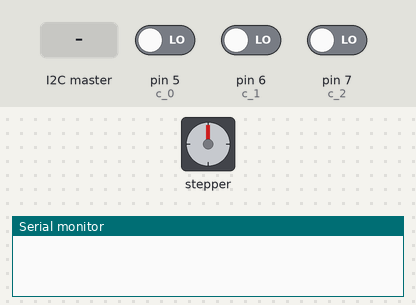
This sketch was run on a simulated Arduino Uno, built with avr-gcc and run on an emulated ATmega328P. On the bench: stepper motor, the last lines printed to the serial monitor. Wiring (inferred from the names in the program): stepper motor driver (200 steps per turn assumed): step pin 4; direction pin 3; enable pin 2. Inputs (shaded band) come from the test bench; at power-on: pin 5 (c_0) LOW, pin 6 (c_1) LOW, pin 7 (c_2) LOW.

Above: at 1.2 s.
1.3 s: the I2C master sends the byte 0
At 2.0 s:
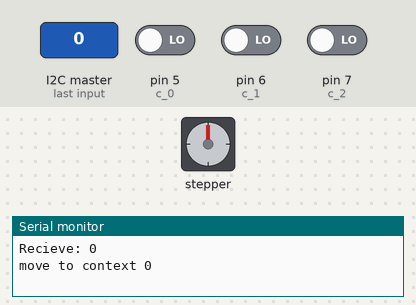
4.3 s: pin 5 (c_0) driven HIGH
5.8 s: the I2C master sends the byte 1
At 6.4 s:
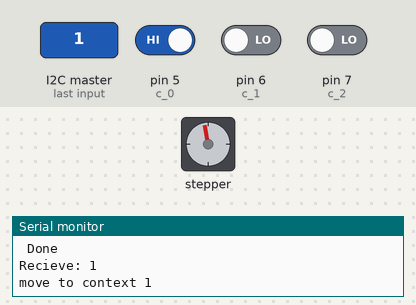
8.8 s: pin 6 (c_1) driven HIGH
Timing chart, 0 to 11.3 s (numbered marks = the images above; inputs shaded):
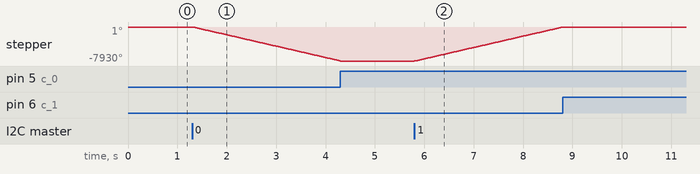

The sketch:

slave1_motor.ino
```cpp
#include <Wire.h>

int ena=2;
int dir=3;
int pul=4;
//input
int c_0=5;
int c_1=6;
int c_2=7;

byte num=-1;//default to turn off the led
//variables
int ctx[3];
int c_ctx;


void setup() {
  // put your setup code here, to run once:
pinMode(ena,OUTPUT);digitalWrite(ena,HIGH);
pinMode(dir,OUTPUT);digitalWrite(dir,LOW);
pinMode(pul,OUTPUT);digitalWrite(pul,LOW);
pinMode(c_0,INPUT);
pinMode(c_1,INPUT);
pinMode(c_2,INPUT);

Wire.begin(1);
Wire.onReceive(receiveinfo);
Serial.begin(9600);
}

void loop() {
  rec();
}

void rec(){
  switch (num)
  {
    case 0:// go to context 0

      Serial.println("move to context 0");
      digitalWrite(ena,LOW);
      digitalWrite(dir,LOW);//leaving motor
      if (c_ctx==1){
        do{Read_ctx();pulse_stepper(pul,40);}while(ctx[0]==0);
      }else if(c_ctx==2){
        do{Read_ctx();pulse_stepper(pul,40);}while(ctx[0]==0);
      }else{
        do{Read_ctx();pulse_stepper(pul,40);}while(ctx[0]==0);
      }
      Serial.println(" Done");
      digitalWrite(ena,HIGH);
      c_ctx=0;
      num=-1;
      break;

    case 1://go to context 1
      Serial.println("move to context 1");
      digitalWrite(ena,LOW);
      if (c_ctx==0){
        digitalWrite(dir,HIGH);//approaching motor
        do{Read_ctx();pulse_stepper(pul, 40);}while(ctx[1]==0);
      }else if (c_ctx==2){
        digitalWrite(dir,LOW);//approaching motor
        do{Read_ctx();pulse_stepper(pul, 40);}while(ctx[1]==0);
      }else{
        digitalWrite(dir,HIGH);//approaching motor
        do{Read_ctx();pulse_stepper(pul, 40);}while(ctx[1]==0);
      }
      Serial.println(" Done");
      digitalWrite(ena,HIGH);
      c_ctx=1;
      num=-1;
      break;

      case 2://go to context 2
      digitalWrite(ena,LOW);
      digitalWrite(dir,HIGH);//leaving motor
      if (c_ctx==0){
        do{Read_ctx();pulse_stepper(pul,40);}while(ctx[2]==0 );
      }else if(c_ctx==1){
        do{Read_ctx();pulse_stepper(pul,40);}while(ctx[2]==0);
      }else{
        do{Read_ctx();pulse_stepper(pul,40);}while(ctx[2]==0);
      }
      Serial.println(" Done");
      digitalWrite(ena,HIGH);
      c_ctx=2;
      num=-1;
      break;

    default:
      Read_ctx();
      break;}}

void Read_ctx(){
  if (Read_digital(c_0,10)>0.9){ctx[0]=1;}else{ctx[0]=0;}
  if (Read_digital(c_1,10)>0.9){ctx[1]=1;}else{ctx[1]=0;}
  if (Read_digital(c_2,10)>0.9){ctx[2]=1;}else{ctx[2]=0;}
//  Serial.print(Read_digital(c_0,10));Serial.print(" ");
//  Serial.print(Read_digital(c_1,10));Serial.print(" ");
//  Serial.println(Read_digital(c_2,10));
//  delay(100);
}
void receiveinfo() {
  while (Wire.available()) {
    num = Wire.read();
//    if(num==0){go_ctx=0;}
//    else if (num==1){go_ctx=1;}
//    else if (num==2){go_ctx=2;}
//    else{go_ctx = go_ctx;}

    Serial.print("Recieve: ");
    Serial.println(num);
    }}

void pulse_stepper(int port_out, float Freq)
{
  digitalWrite(port_out, HIGH);
  delayMicroseconds(int(float(500000/800) / Freq));
  //细分是2,表示一圈要400个pulse;半周期是500000us/400;如果要1s2圈，那么半周期就是500000us/400/2
  //delayMicroseconds(483);
  digitalWrite(port_out, LOW);
  delayMicroseconds(int(float(500000/800) / Freq));
  //delayMicroseconds(483);
}

float Read_digital(int digital, int times) {
  float sum = 0;
  for (int i = 0; i < times; i++) {
    int value = digitalRead(digital);
    sum = sum + value;
  }
  return sum / times;
}
```

Measured:
- after the input at 1.3 s, stepper: keeps turning counter-clockwise at about 2644°/s, starting at once
- after the input at 5.8 s, stepper: keeps turning clockwise at about 2644°/s, starting at once
